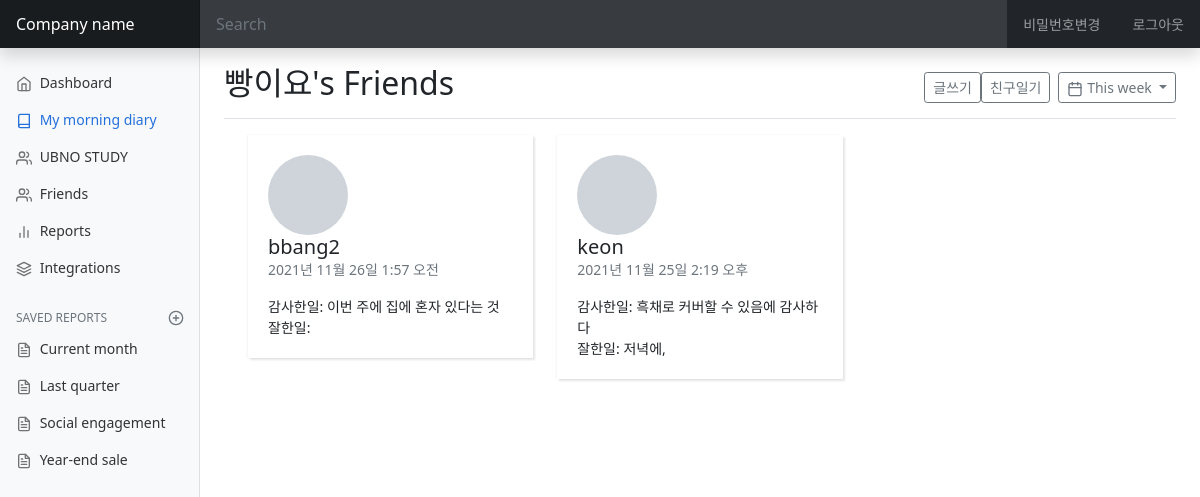
The page /today_diary/2/friends_diary/ on the database as committed earlier.
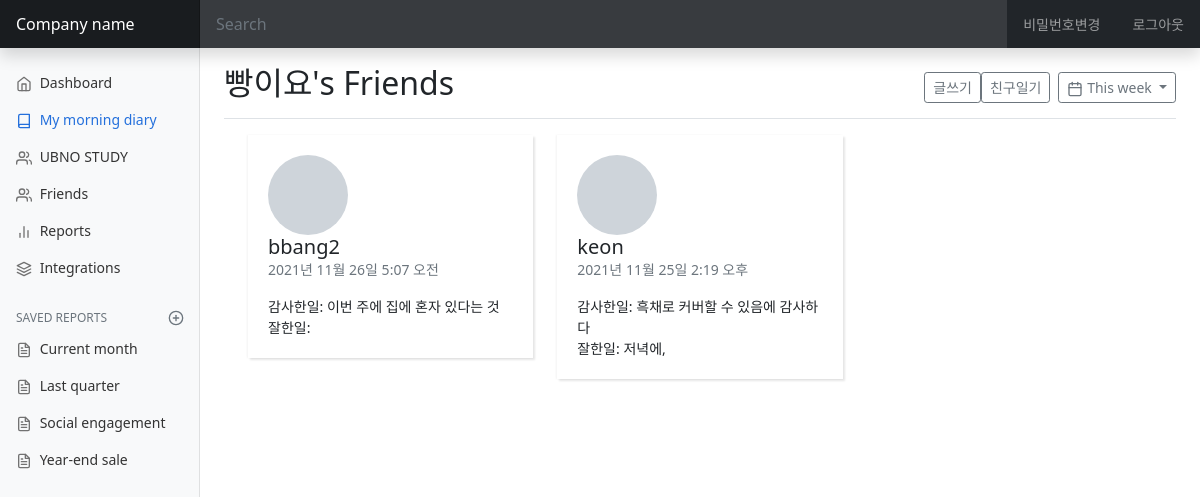
The same page on the database as committed later.
### diary/models.py (models this page shows, shortened)
class Diary(models.Model):
    thanks = models.TextField(blank=True, null=True)
    feelgood = models.TextField(blank=True, null=True)
    promise = models.TextField(blank=True, null=True)
    donegood = models.TextField(blank=True, null=True)
    makegood = models.TextField(blank=True, null=True)
    dt_created = models.DateTimeField(auto_now_add=True)
    dt_modified = models.DateTimeField(auto_now=True)
    author = models.ForeignKey(User, on_delete=models.SET_NULL, null=True)

class User(AbstractUser):
    nickname = models.CharField(
        max_length=15,
        unique=True,
        null=True,
        validators=[validate_no_special_characters],
        error_messages={'unique': '이미 사용중인 닉네임입니다.'},
    )
    friends = models.ManyToManyField('self', blank=True)

### diary/views.py (the view)
# urls.py: path('today_diary/<int:pk>/friends_diary/', views.FriendsDiary.as_view(), name='friends-diary'),
class FriendsDiary(LoginRequiredMixin, DetailView):
    model = User
    template_name = 'diary/friends_diary.html'
    pk_url_kwarg = "pk"
    def get_context_data(self, **kwargs):
        context = super().get_context_data(**kwargs)
        user_pk = self.kwargs.get("pk")
        friend_list = User.objects.get(pk=user_pk).friends.all()
        friend_diary_list = []
        for friend in friend_list:
            today_diary = Diary.objects.filter(author=friend.pk).order_by('-dt_modified')
            if today_diary:
                today_diary=today_diary[0]
                diary_data = {
                    "diary_id": today_diary.pk,
                    "username": friend.username,
                    "today_diary": today_diary,
                    "thanks": today_diary.thanks.split(", ")[0],
                    "donegood": today_diary.donegood.split(", ")[0],
                    "dt_modified": today_diary.dt_modified
                }
                friend_diary_list.append(diary_data)
            else:
                diary_data = {
                    "username": friend.username,
                    "dt_modified": 0
                }
                friend_diary_list.append(diary_data)
            friend_diary_list.sort(key=lambda x:x["dt_modified"], reverse=True)
        context["friend_diary_list"] = friend_diary_list
        return context

### diary/templates/diary/friends_diary.html
{% extends 'base.html' %}
{% load static %}
{% block css %}
<link href={% static 'friends/css/friends.css' %} rel="stylesheet">
{% endblock css %}
{% block main_area %}
<main class="col-md-9 ms-sm-auto col-lg-10 px-md-4">
	<div class="d-flex justify-content-between flex-wrap flex-md-nowrap align-items-center pt-3 pb-2 mb-3 border-bottom">
		<h1 class="h2">{{ user.nickname }}'s Friends</h1>
		<div class="btn-toolbar mb-2 mb-md-0">
			<div class="btn-group me-2">
				<a href="{% url 'diary-write' %}"><button type="button" class="btn btn-sm btn-outline-secondary">글쓰기</button></a>
				<a href="{% url 'friends-diary' request.user.pk %}"><button type="button" class="btn btn-sm btn-outline-secondary">친구일기</button></a>
			</div>
			<button type="button" class="btn btn-sm btn-outline-secondary dropdown-toggle">
				<span data-feather="calendar"></span>
				This week
			</button>
		</div>
	</div>
	<div class="container">
		<div class="row">
		{% for friend_diary in friend_diary_list %}
			<div class="col-md-6 col-xl-4">
				<div class="card">
					<div class="card-body">
						<div class="media align-items-center"><span style="background-image: url(https://bootdey.com/img/Content/avatar/avatar6.png)" class="avatar avatar-xl mr-3"></span>
							<div class="media-body overflow-hidden">
								<h5 class="card-text mb-0">{{friend_diary.username}}</h5>
								<p class="card-text text-uppercase text-muted">{{friend_diary.dt_modified}}</p>
								<p class="card-text">
									{% if friend_diary.dt_modified != 0 %}
									감사한일: <span>{{friend_diary.thanks}}</span><br>
									잘한일: <span>{{friend_diary.donegood}}</span>
									{% else %}
									아직 쓴 일기가 없어요
									{% endif %}
								</p>
							</div>
						</div><a href="{% url 'see-diary' friend_diary.diary_id %}" class="tile-link"></a>
					</div>
				</div>
			</div>
		{% endfor %}
		</div>
	</div>
</main>
{% endblock main_area %}

Rows that differ between the two databases and show on the page:
changed Diary "bbang2": dt_modified "2021년 11월 26일 1:57 오전" → "2021년 11월 26일 5:07 오전"
